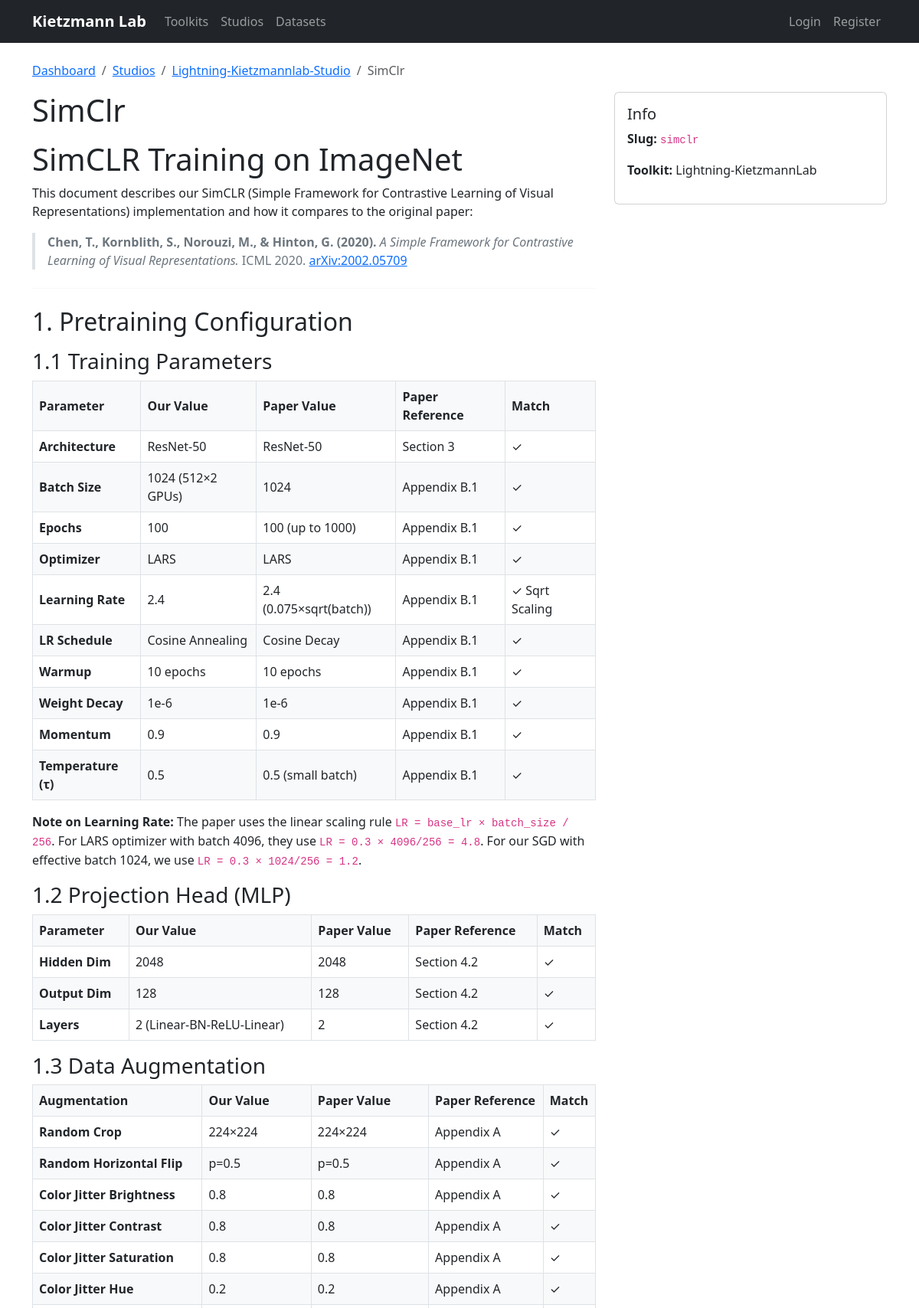
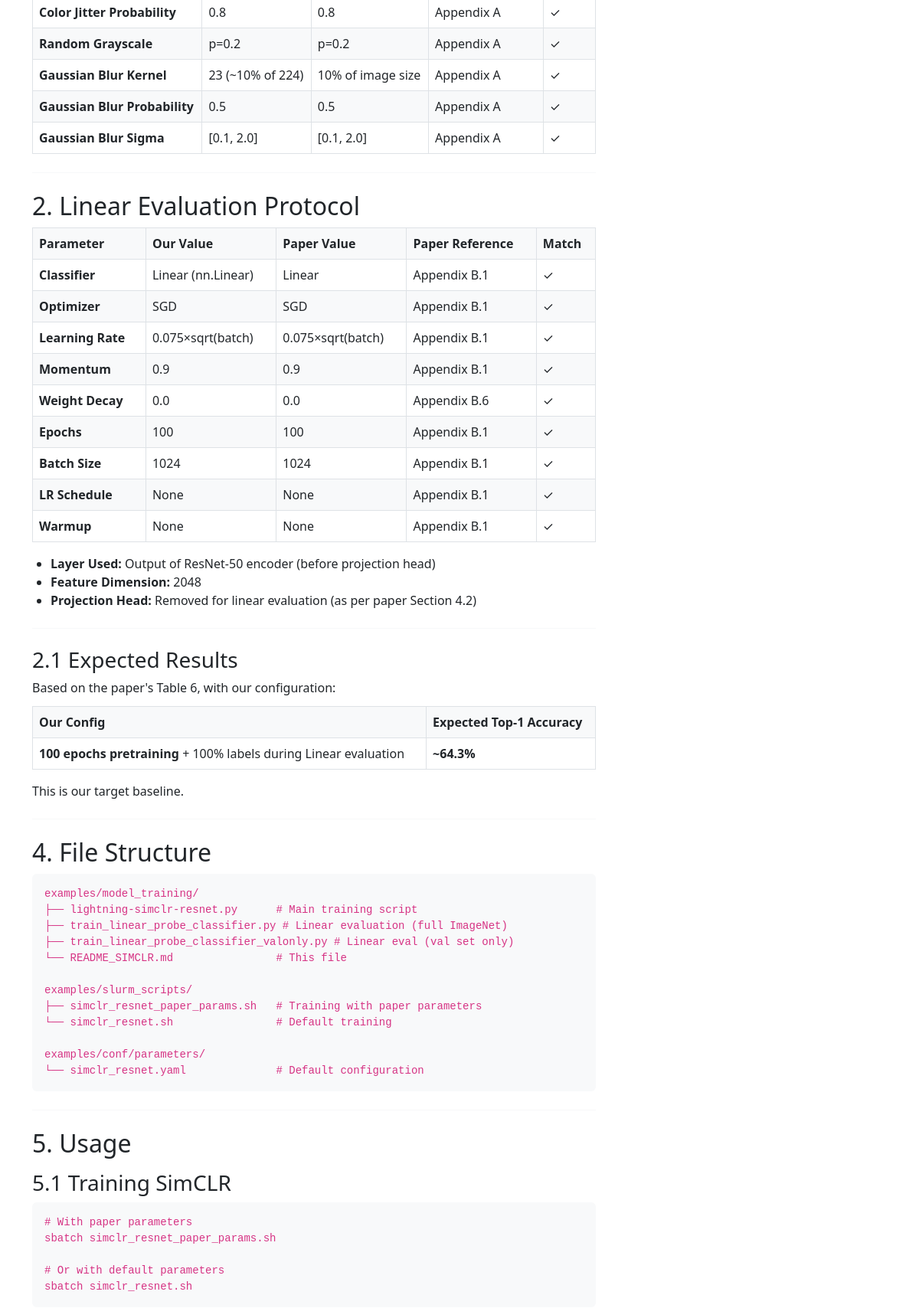
Page /studio/lightning-kietzmannlab-studio/workflow/simclr/ (upper part) on the committed database (2 pictures, top to bottom).
### src/models.py (models this page shows, shortened)
class Studio(models.Model):
    name = models.CharField(max_length=200)
    slug = models.SlugField(unique=True)
    description = models.TextField()
    toolkit = models.ForeignKey(
        Toolkit, on_delete=models.CASCADE, related_name="studios"
    )
    github_url = models.URLField(blank=True)
    icon = models.CharField(max_length=10, default="")
    class Meta:
        ordering = ["name"]

class Workflow(models.Model):
    name = models.CharField(max_length=200)
    slug = models.SlugField()
    description = models.TextField()
    studio = models.ForeignKey(
        Studio, on_delete=models.CASCADE, related_name="workflows"
    )
    branch_name = models.CharField(
        max_length=100, blank=True, help_text="Git branch name"
    )
    datasets = models.TextField(
        blank=True, help_text="Datasets used, one per line"
    )
    class Meta:
        ordering = ["name"]
        unique_together = ["studio", "slug"]
    def get_datasets_list(self):
        if self.datasets:
            return [d.strip() for d in self.datasets.split("\n") if d.strip()]
        return []

class Toolkit(models.Model):
    name = models.CharField(max_length=200)
    slug = models.SlugField(unique=True)
    description = models.TextField()
    github_url = models.URLField(blank=True)
    icon = models.CharField(max_length=10, default="")  # emoji
    color = models.CharField(max_length=20, default="#43e97b")  # hex color
    modules = models.TextField(
        blank=True, help_text="Key modules, one per line"
    )
    class Meta:
        ordering = ["name"]

### src/views.py (the view)
def workflow_detail(request, studio_slug, workflow_slug):
    studio = get_object_or_404(Studio, slug=studio_slug)
    workflow = get_object_or_404(Workflow, studio=studio, slug=workflow_slug)
    return render(
        request,
        "projects/workflow_detail.html",
        {"workflow": workflow, "studio": studio},
    )

### src/templatetags/projects_extras.py (called while the page is built)
@register.filter
def convert_markdown(value):
    if not value:
        return ""
    html = markdown.markdown(
        value,
        extensions=[
            "markdown.extensions.fenced_code",
            "markdown.extensions.tables",
            "markdown.extensions.nl2br",
            "markdown.extensions.sane_lists",
            "markdown.extensions.codehilite",
        ],
    )
    return mark_safe(html)

### src/templates/projects/workflow_detail.html (shortened to what this page needs)
{% extends 'projects/base.html' %}
{% load projects_extras %}
{% block content %}
<nav aria-label="breadcrumb">
    <ol class="breadcrumb">
        <li class="breadcrumb-item"><a href="{% url 'dashboard' %}">Dashboard</a></li>
        <li class="breadcrumb-item"><a href="{% url 'studio_list' %}">Studios</a></li>
        <li class="breadcrumb-item"><a href="{% url 'studio_detail' studio.slug %}">{{ studio.name }}</a></li>
        <li class="breadcrumb-item active">{{ workflow.name }}</li>
    </ol>
</nav>
<div class="row">
    <div class="col-md-8">
        <h1>{{ workflow.name }}</h1>
        <div class="description-content">{{ workflow.description|convert_markdown }}</div>
    </div>
    <div class="col-md-4">
        <div class="card">
            <div class="card-body">
                <h5 class="card-title">Info</h5>
                <p><strong>Slug:</strong> <code>{{ workflow.slug }}</code></p>
                <p><strong>Toolkit:</strong> {{ studio.toolkit.name }}</p>
            </div>
        </div>
    </div>
</div>
{% endblock %}

### src/templates/projects/base.html (style rules this page uses)
.modules-content pre, .description-content pre { background-color: #f8f9fa; padding: 1rem; border-radius: 0.375rem; font-size: 0.875rem; overflow-x: auto; margin: 0.5rem 0; }
.modules-content code, .description-content code { color: #d63384; }
.description-content h1, .description-content h2, .description-content h3, .description-content h4, .description-content h5, .description-content h6 { margin-top: 1rem; margin-bottom: 0.5rem; }
.description-content ul, .description-content ol { margin-bottom: 1rem; padding-left: 1.5rem; }
.description-content p { margin-bottom: 0.75rem; }
.description-content table { width: 100%; margin-bottom: 1rem; border-collapse: collapse; }
.description-content table th, .description-content table td { padding: 0.5rem; border: 1px solid #dee2e6; text-align: left; }
.description-content table th { background-color: #f8f9fa; font-weight: 600; }
.description-content table tr:nth-child(even) { background-color: #f8f9fa; }
.description-content blockquote { border-left: 4px solid #dee2e6; padding-left: 1rem; margin: 1rem 0; color: #6c757d; }
.description-content hr { margin: 1.5rem 0; border: 0; border-top: 1px solid #dee2e6; }

### rows in the picture
Studio: name "Lightning-Kietzmannlab-Studio", toolkit.name "Lightning-KietzmannLab"
Workflow: name "SimClr", description|convert_markdown "SimCLR Training on ImageNet This document describes our SimCLR (Simple Framework for Contrastive Learning of Visual Representations) implementation and how it compares to the original paper: Chen, T., Kornblith, S., Norouzi, M., & Hinton, G. (2020). A Simple Framework for Contrastive Learning of Visual Representations. ICML 2020. arXiv:2002.05709 1. Pretraining Configuration 1.1 Training Parameters Parameter Our Value Paper Value Paper Reference Match Architecture ResNet-50 ResNet-50 Section 3 ✓ Batch Size 1024 (512×2 GPUs) 1024 Appendix B.1 ✓ Epochs 100 100 (up to 1000) Appendix B.1 ✓ Optimizer LARS LARS Appendix B.1 ✓ Learning Rate 2.4 2.4 (0.075×sqrt(batch)) Appendix B.1 ✓ Sqrt Scaling…", slug "simclr"
